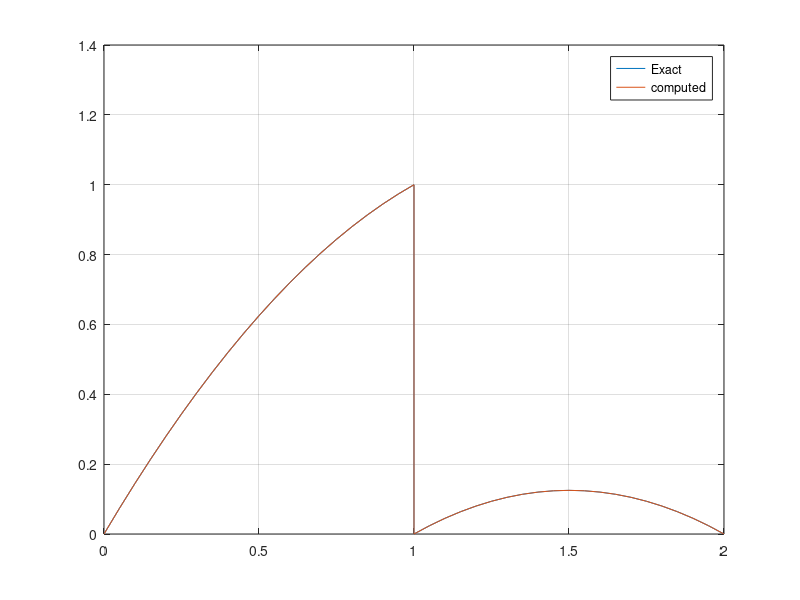

This figure's MATLAB source:
close all
clear all
clc
sym=0; % 1 sym version
consistency=1; % 0 no consistency term
if sym == 1
    disp('symmetric version');
else
    disp('unsymmetric version');
end
if consistency == 0
    disp('Just penalization');
end
f=1;
mu=1;
L=2;
Nhp=20;
Nhm=20;
Ndof=Nhp+Nhm;
Ndoftot=Ndof+2; % + b points
ap=[1,Nhp];
am=[Nhp+1,Ndof];
h=L/Ndof;
A=sparse(Ndof,Ndof);
As=sparse(Ndof,Ndof);
gamma=10;
g=1;
%% stiffness part
A(ap(1),ap(1))=1; 
for i = ap(1):ap(2)-1  % plus part
    A(i,i    )=A(i,i  )+1;
    A(i,i+1  )=A(i,i+1)-1;
    A(i+1,i  )=A(i+1,i)-1;
    A(i+1,i+1)=A(i+1,i+1)+1;
end
% minus part
A(am(2),am(2))=1; 
for i = am(1):am(2)-1
    A(i,i    )=A(i,i  )+1;
    A(i,i+1  )=A(i,i+1)-1;
    A(i+1,i  )=A(i+1,i)-1;
    A(i+1,i+1)=A(i+1,i+1)+1;
end
%% Save just stiffness
As=A;
As=(mu/h)*As; % scale it 
%% Consistency term
p2=ap(2)-1;
p1=ap(2);
m1=am(1);
m2=am(1)+1;
if consistency ~=0
    % first row of plus domain
    %-(p2-p1+m1-m2) 1/2
    A(p1,p2)=A(p1,p2)+1/2;
    A(p1,p1)=A(p1,p1)-1/2;
    A(p1,m1)=A(p1,m1)+1/2;
    A(p1,m2)=A(p1,m2)-1/2;
    % last row of minus domain
    A(m1,p2)=A(m1,p2)-1/2;
    A(m1,p1)=A(m1,p1)+1/2;
    A(m1,m1)=A(m1,m1)-1/2;
    A(m1,m2)=A(m1,m2)+1/2;
end
%% Penalization
% first row of plus domain
A(p1,p1)=A(p1,p1) + gamma;
A(p1,m1)=A(p1,m1) - gamma;
% last row of minus domain
A(m1,p1)=A(m1,p1) - gamma;
A(m1,m1)=A(m1,m1) + gamma;
%%
% symmetry
if sym == 1 & consistency ~=0
    % column of plus (p1)
    % avg(v')*salto(u)
    % - -1/h 1/2 up1 - um1
    A(p2,p1)=A(p2,p1)+1/2;
    A(p1,p1)=A(p1,p1)-1/2;
    A(m1,p1)=A(m1,p1)+1/2;
    A(m2,p1)=A(m2,p1)-1/2; 
    % column of minus
    A(p2,m1)=A(p2,m1)-1/2;
    A(p1,m1)=A(p1,m1)+1/2;
    A(m1,m1)=A(m1,m1)-1/2;
    A(m2,m1)=A(m2,m1)+1/2; 
end
A=(mu/h)*A; % scale it
%% rhs
b=zeros(Ndof,1);
for i = 1:Ndof
    b(i)=f*h;
end
% correct
b(m1)=b(m1)/2;
b(p1)=b(p1)/2;
bs=b; %save rhs without penalty & symmetry
%% penalty
b(m1)=b(m1)-gamma*(mu/h)*g;
b(p1)=b(p1)+gamma*(mu/h)*g;
%% symmetry
if sym == 1  & consistency ~=0
    %-0.5 1/h mu
    b(p2)=b(p2)+0.5*(mu/h)*g;
    b(p1)=b(p1)-0.5*(mu/h)*g;
    b(m1)=b(m1)+0.5*(mu/h)*g;
    b(m2)=b(m2)-0.5*(mu/h)*g;
end
%%            
bp=(L^2*f)/(mu*(L + 2)) + (2*g)/(L + 2);
bm=bp;
cp=-(2*L*g)/(L + 2) - (L^2*f*(L - 2))/(2*mu*(L + 2));
 
a =-f/(2*mu);
uexp = @(x) a.*x.*x + bp.*x +cp;
uexm = @(x) a.*x.*x + bm.*x;
xval=[linspace(0,L/2,Nhp+1),linspace(L/2,L,Nhm+1)];
uex =[uexm([xval(1:Nhp+1)]),uexp([xval(Nhp+2:end)])];
plot(xval,uex);
grid on;
uh = A\b;
uh_ext=[0;uh;0];
hold on;
plot(xval,uh_ext);
legend('Exact','computed');

%%calcolo errore
xx=[h/2:h:L-h/2];
uexx =uexm(xx);
uexxp =uexp(xx);
Nm=length(xx)/2;

diffp=uexx(1:Nm) - 0.5*(uh_ext(1:Ndof/2)+uh_ext(2:Ndof/2+1))'
diffm=uexxp(Nm+1:end) - 0.5*(uh_ext(Ndof/2+2:end-1)+uh_ext(Ndof/2+3:end))'

eep=h*(diffp).^2;
eem=h*(diffm).^2;

err=(sum(eep)+sum(eem))^0.5;

disp('L2 error')
err
%%
%%
%%Derivative mu du/dx(L/2)
der_exact=-f*L/2+mu*bm;
disp(['Exact tension=',num2str(der_exact)]);
jump_uh=uh(p1)-uh(m1);
disp(['Jump = ',num2str(jump_uh), ' Exact jump= ',num2str(g), ' Error=',num2str(g-jump_uh)]);
nitschecontrib=(jump_uh-g)*gamma*mu/h;
disp(['Nitsche contribution to tension=',num2str(nitschecontrib)]);
avg_der=0.5*mu*(uh(p1)-uh(p2)+uh(m2)-uh(m1))/h;
disp(['tension computed via derivative=',num2str(avg_der)]);
jump_der=mu*(uh(p1)-uh(p2)-uh(m2)+uh(m1))/h;
disp(['error in tension continuity=',num2str(jump_der)]);

%% Now go vaiational
% Extract the rows we are interested
R=sparse(Ndof,Ndof);
R(Nhm,Nhm)=1;
R(m1,m1)=1;
R(p1,p1)=1;
Ar=R*As;
br=R*bs;
t=Ar*uh-br;
tp=t(p1);
tm=t(m1);
disp(['left and right tension computed variationally= ',num2str(tm),', ',num2str(tp)]);

disp(['avcerage tension computed variationally= ',num2str((-tm+tp)/2)]);





